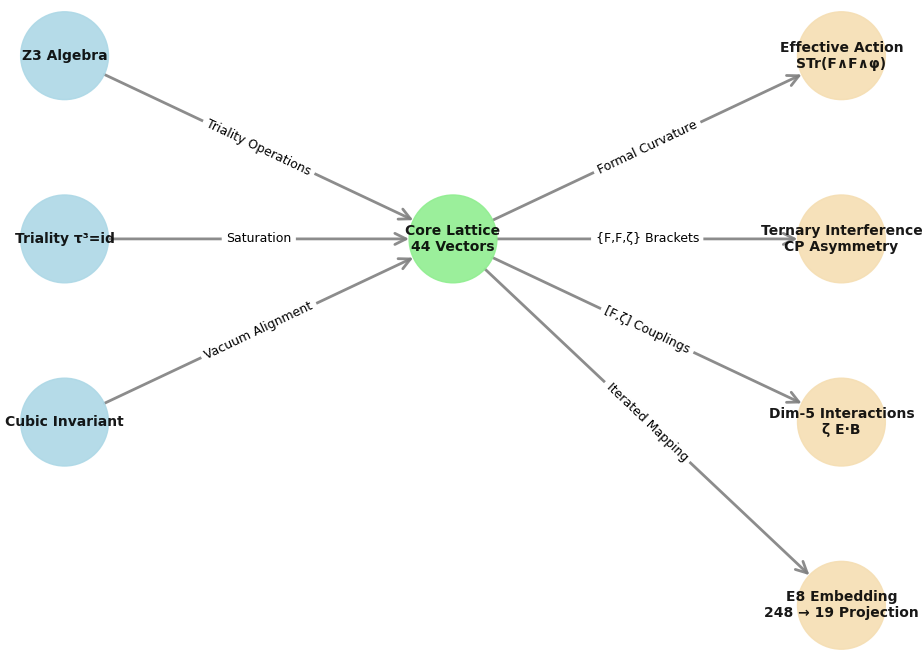

Python code for this plot:
import matplotlib.pyplot as plt
import networkx as nx

# 创建有向图
G = nx.DiGraph()

# 节点（分层）
# 左：基础
G.add_node("Z3 Algebra", pos=(0, 4), color='lightblue')
G.add_node("Triality τ³=id", pos=(0, 2), color='lightblue')
G.add_node("Cubic Invariant", pos=(0, 0), color='lightblue')

# 中：核心
G.add_node("Core Lattice\n44 Vectors", pos=(3, 2), color='lightgreen')

# 右：扩展
G.add_node("Effective Action\nSTr(F∧F∧φ)", pos=(6, 4), color='wheat')
G.add_node("Ternary Interference\nCP Asymmetry", pos=(6, 2), color='wheat')
G.add_node("Dim-5 Interactions\nζ E·B", pos=(6, 0), color='wheat')
G.add_node("E8 Embedding\n248 → 19 Projection", pos=(6, -2), color='wheat')

# 边（带公式标签）
edges = [
    ("Z3 Algebra", "Core Lattice\n44 Vectors", "Triality Operations"),
    ("Triality τ³=id", "Core Lattice\n44 Vectors", "Saturation"),
    ("Cubic Invariant", "Core Lattice\n44 Vectors", "Vacuum Alignment"),
    ("Core Lattice\n44 Vectors", "Effective Action\nSTr(F∧F∧φ)", "Formal Curvature"),
    ("Core Lattice\n44 Vectors", "Ternary Interference\nCP Asymmetry", "{F,F,ζ} Brackets"),
    ("Core Lattice\n44 Vectors", "Dim-5 Interactions\nζ E·B", "[F,ζ] Couplings"),
    ("Core Lattice\n44 Vectors", "E8 Embedding\n248 → 19 Projection", "Iterated Mapping")
]

G.add_edges_from([(a, b, {'label': l}) for a, b, l in edges])

# 绘图
pos = nx.get_node_attributes(G, 'pos')
colors = nx.get_node_attributes(G, 'color').values()

plt.figure(figsize=(14, 10))
nx.draw(G, pos, with_labels=True, node_color=colors, node_size=4000, font_size=10,
        font_weight='bold', arrows=True, arrowstyle='->', arrowsize=20,
        edge_color='gray', width=2, alpha=0.9)

# 边标签
edge_labels = nx.get_edge_attributes(G, 'label')
nx.draw_networkx_edge_labels(G, pos, edge_labels=edge_labels, font_size=9)

# 标题和说明
plt.title("Speculative Mathematical Extensions in Z₃ Vacuum Geometry\n"
          "(Formal Analogies – Purely Algebraic, No Physical Claim)", fontsize=16, pad=20)
plt.text(3, -3, "All patterns are mathematical curiosities from triality closure.\n"
                "No mechanism or physical relevance is proposed.", ha='center', fontsize=12, style='italic')

plt.axis('off')
plt.tight_layout()
plt.savefig('z3_speculative_extensions_flowchart.png', dpi=300, bbox_inches='tight')
plt.show()